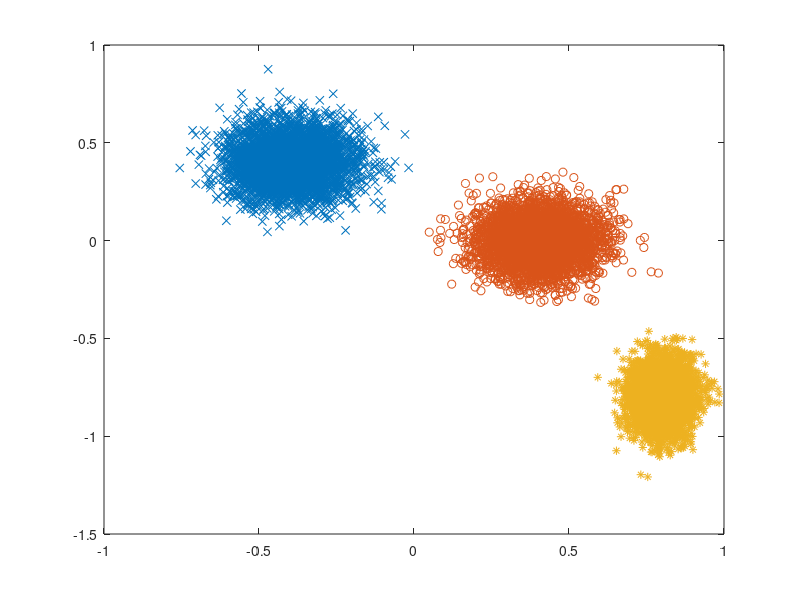

Source code (MATLAB):
samples=4000;

function r = gauss_rand(n, m, mu, sigma)
    % Generate random number based on inverse transform sampling method
    % n: number of rows
    % m: number of columns
    % mu: mean of distribution
    % sigma: standard deviation of distribution

    if nargin < 4
        mu = 0;
        sigma = 1;
    end
    r = sqrt(2) * sigma * erfinv(2 * rand(n, m) - 1) + mu;
end

% generate class id 1
class_id=1;
x_mean = -0.4;
y_mean = 0.4;
x_var = 0.1;
y_var = 0.1;
tz0_x=gauss_rand(samples,1,x_mean,x_var);
tz0_y=gauss_rand(samples,1,y_mean,y_var);
tz0=[tz0_x tz0_y ones(samples,1)*class_id];

% generate class id 2
class_id=2;
x_mean = 0.4;
y_mean = 0;
x_var = 0.1;
y_var = 0.1;
tz1_x=gauss_rand(samples,1,x_mean,x_var);
tz1_y=gauss_rand(samples,1,y_mean,y_var);
tz1=[tz1_x tz1_y ones(samples,1)*class_id];

% generate class id 3
class_id=3;
x_mean = 0.8;
y_mean = -0.8;
x_var = 0.05;
y_var = 0.1;
tz2_x=gauss_rand(samples,1,x_mean,x_var);
tz2_y=gauss_rand(samples,1,y_mean,y_var);
tz2=[tz2_x tz2_y ones(samples,1)*class_id];

% write to file
file_id = fopen('gaussian.data', 'w');
fdisp(file_id, tz0);
fdisp(file_id, tz1);
fdisp(file_id, tz2);
fclose(file_id);

% plot, if you want to, uncomment
plot(tz0_x, tz0_y, 'x');
hold on
plot(tz1_x, tz1_y, 'o');
plot(tz2_x, tz2_y, '*');
hold off


